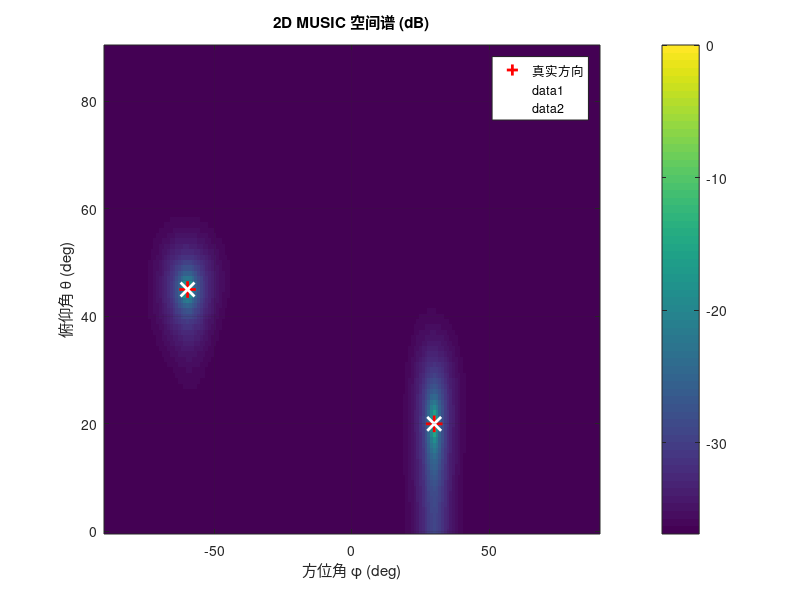

Write MATLAB code to recreate this figure.
clc; clear; close all;
%% 1. 参数设置
%%% 工作频率
c = 3e8;
freq = 10e9;
lambda = c/freq;    % 波长
k = 2*pi/lambda;    % 波数

%%% 阵列参数 (URA)
Nx = 8;                 % x 轴阵元数量
Ny = 8;                 % y 轴阵元数量
N = Nx * Ny;            % 总阵元数量
dx = 0.5*lambda;        % x 轴阵元间隔 
dy = 0.5*lambda;        % y 轴阵元间隔

% 生成 URA 阵元坐标 (阵列位于 x-y 平面)
[x_idx, y_idx] = meshgrid(0:Nx-1, 0:Ny-1);
x_coord = x_idx(:) * dx;   % 所有阵元的 x 坐标 (N x 1)
y_coord = y_idx(:) * dy;   % 所有阵元的 y 坐标 (N x 1)

%%% 信号源参数 (目标角度变为 2D)
% 定义：方位角 phi (x-y平面内，从x轴正向逆时针)
%      俯仰角 theta (从 x-y 平面向上，0 表示在 x-y 平面，90 表示在 z 轴正向)
phi = [30, -60]' * pi/180;      % 信号1: 30°, 信号2: -60°
theta = [20, 45]' * pi/180;     % 信号1: 20°, 信号2: 45°
M = length(phi);               % 信号源数目

%%% 仿真参数
SNR = 10;             % 信噪比(dB)
K = 1000;             % 采样点数

%% 2. 阵列接收信号仿真模拟
%%% 关键：构建 2D 流型矩阵 S (N x M)
% 2D URA 的导向矢量 (Steering Vector)
% a(phi, theta) = exp(1j * k * (x * cos(theta) * cos(phi) + y * cos(theta) * sin(phi)))
S = zeros(N, M);
for m = 1:M
    ph = phi(m);
    th = theta(m);
    % 对应 N 个阵元的相位延迟
    phase_delay = k * (x_coord * cos(th) * cos(ph) + y_coord * cos(th) * sin(ph));
    S(:, m) = exp(1j * phase_delay);
end

% 模拟信号源 (使用复高斯信号)
Alpha = (randn(M, K) + 1j*randn(M, K)) / sqrt(2);
X = S*Alpha;                        % 阵列接收信号
X1 = awgn(X, SNR, 'measured');      % 加载高斯白噪声

%% 3. MUSIC 算法 (核心算法)
%%% 阵列接收信号的协方差矩阵的特征分解
R = X1*X1'/K;    % 阵列接收信号的协方差矩阵 (N x N)
[EV, D] = eig(R);       % 特征值分解
EVA = diag(D);          % 提取特征值
[EVA, I] = sort(EVA, 'descend');   % 降序排序
Q = EV(:, I);           % 特征向量构成的矩阵
Q_n = Q(:, M+1:N);      % 噪声子空间 (N x (N-M))

%% 4. 计算 2D MUSIC 谱估计 (关键：1D 搜索变为 2D 搜索)
%%% 建立 2D 搜索网格
search_phi = linspace(-90, 90, 181);      % 方位角搜索范围
search_theta = linspace(0, 90, 91);       % 俯仰角搜索范围
P_MUSIC = zeros(length(search_theta), length(search_phi));

%%% 遍历 2D 网格计算空间谱
% % 循环方式 (易于理解，但较慢)
% for i = 1:length(search_theta)
%     th = search_theta(i) * pi/180;
%     for j = 1:length(search_phi)
%         ph = search_phi(j) * pi/180;
%         
%         % 构建当前搜索角度的导向矢量 s_search
%         phase_delay = k * (x_coord * cos(th) * cos(ph) + y_coord * cos(th) * sin(ph));
%         s_search = exp(1j * phase_delay);
%         
%         % 计算 MUSIC 谱
%         P_MUSIC(i, j) = 1 / (s_search' * Q_n * Q_n' * s_search);
%     end
% end

%%% 矢量化方式 (速度快)
[Phi_grid, Theta_grid] = meshgrid(search_phi * pi/180, search_theta * pi/180);
Phi_vec = Phi_grid(:);
Theta_vec = Theta_grid(:);

% 构建 N x (NumPhi * NumTheta) 的搜索流型矩阵 S1
A = cos(Theta_vec) .* cos(Phi_vec);
B = cos(Theta_vec) .* sin(Phi_vec);
S1 = exp(1j * k * (x_coord * A' + y_coord * B'));

% 一次性计算所有谱值
P_MUSIC_vec = 1./sum(abs(Q_n'*S1).^2, 1);
P_MUSIC = reshape(P_MUSIC_vec, length(search_theta), length(search_phi));

%%% 转换为 dB
P_MUSIC = abs(P_MUSIC);
P_MUSIC_max = max(P_MUSIC(:));
P_MUSIC_dB = 10*log10(P_MUSIC/P_MUSIC_max);

%% 5. 结果提取与绘图 (关键改动：绘制 2D 谱)
%%% 绘图
figure;
imagesc(search_phi, search_theta, P_MUSIC_dB);
colorbar;
axis xy; % 确保 y 轴 (俯仰角) 方向正确
xlabel('方位角 \phi (deg)');
ylabel('俯仰角 \theta (deg)');
title('2D MUSIC 空间谱 (dB)');
grid on;
hold on;

% 标注真实信号位置
plot(phi*180/pi, theta*180/pi, 'r+', 'MarkerSize', 12, 'LineWidth', 2, 'DisplayName', '真实方向');
legend;

%%% 提取峰值 (使用 2D 峰值查找)
% 注意：2D 峰值查找比 1D 复杂，可能需要图像处理工具箱
% 这里我们使用 imregionalmax 来查找局部最大值
peaks_mask = imregionalmax(P_MUSIC_dB);
[peak_rows, peak_cols] = find(peaks_mask);

% 提取峰值并排序
peak_vals = P_MUSIC_dB(sub2ind(size(P_MUSIC_dB), peak_rows, peak_cols));
[sorted_peaks, sort_idx] = sort(peak_vals, 'descend');

% 提取前 M 个峰值
num_peaks_to_find = min(M, length(sorted_peaks));
phi_e = zeros(num_peaks_to_find, 1);
theta_e = zeros(num_peaks_to_find, 1);

disp('信号源估计方向 (方位角, 俯仰角):');
for m = 1:num_peaks_to_find
    idx = sort_idx(m);
    r = peak_rows(idx);
    c = peak_cols(idx);
    
    phi_e(m) = search_phi(c);
    theta_e(m) = search_theta(r);
    
    fprintf('  信号 %d: (%0.1f°, %0.1f°)\n', m, phi_e(m), theta_e(m));
    
    % 在图上标注估计的峰值
    plot(phi_e(m), theta_e(m), 'wx', 'MarkerSize', 10, 'LineWidth', 2);
end